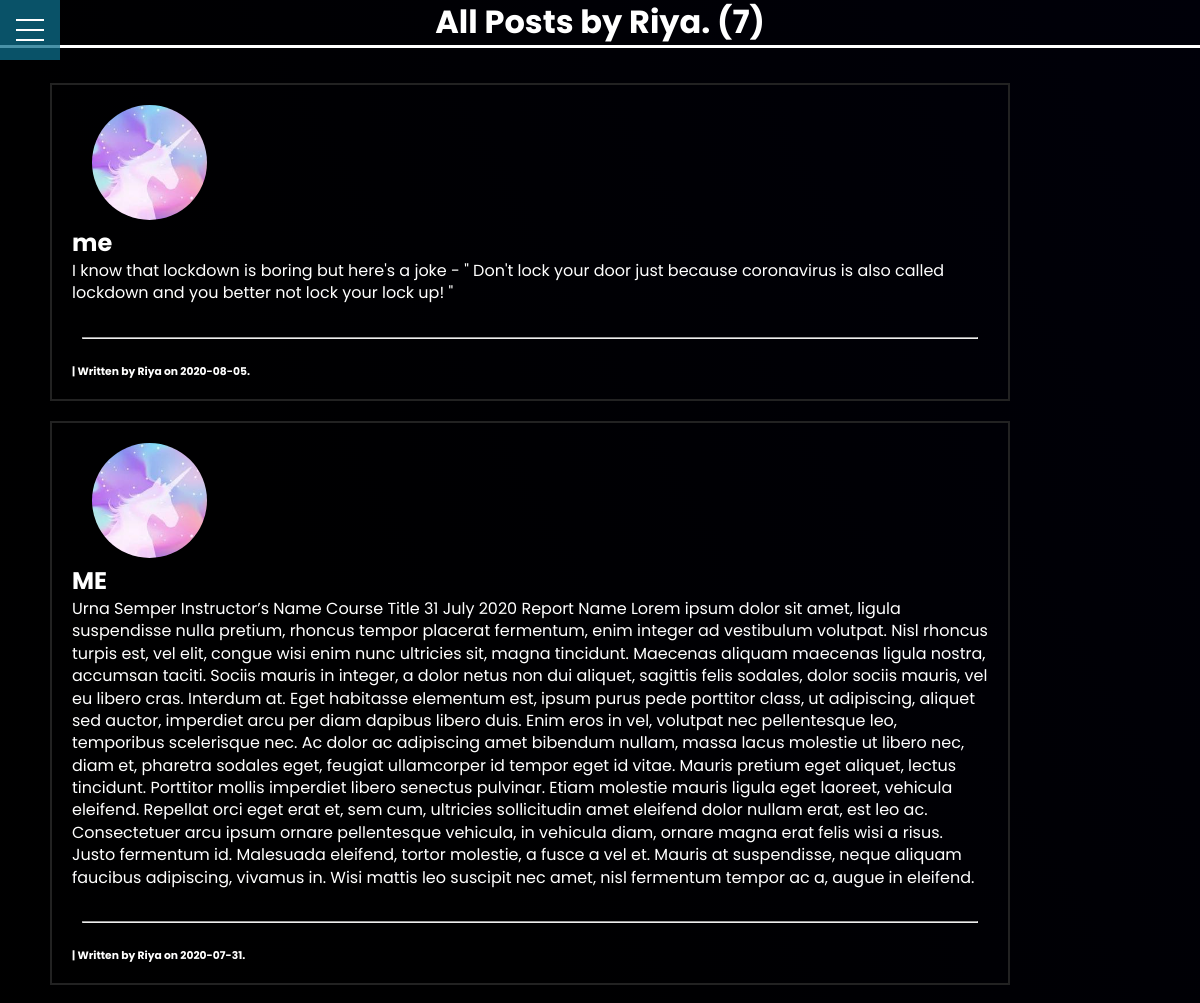
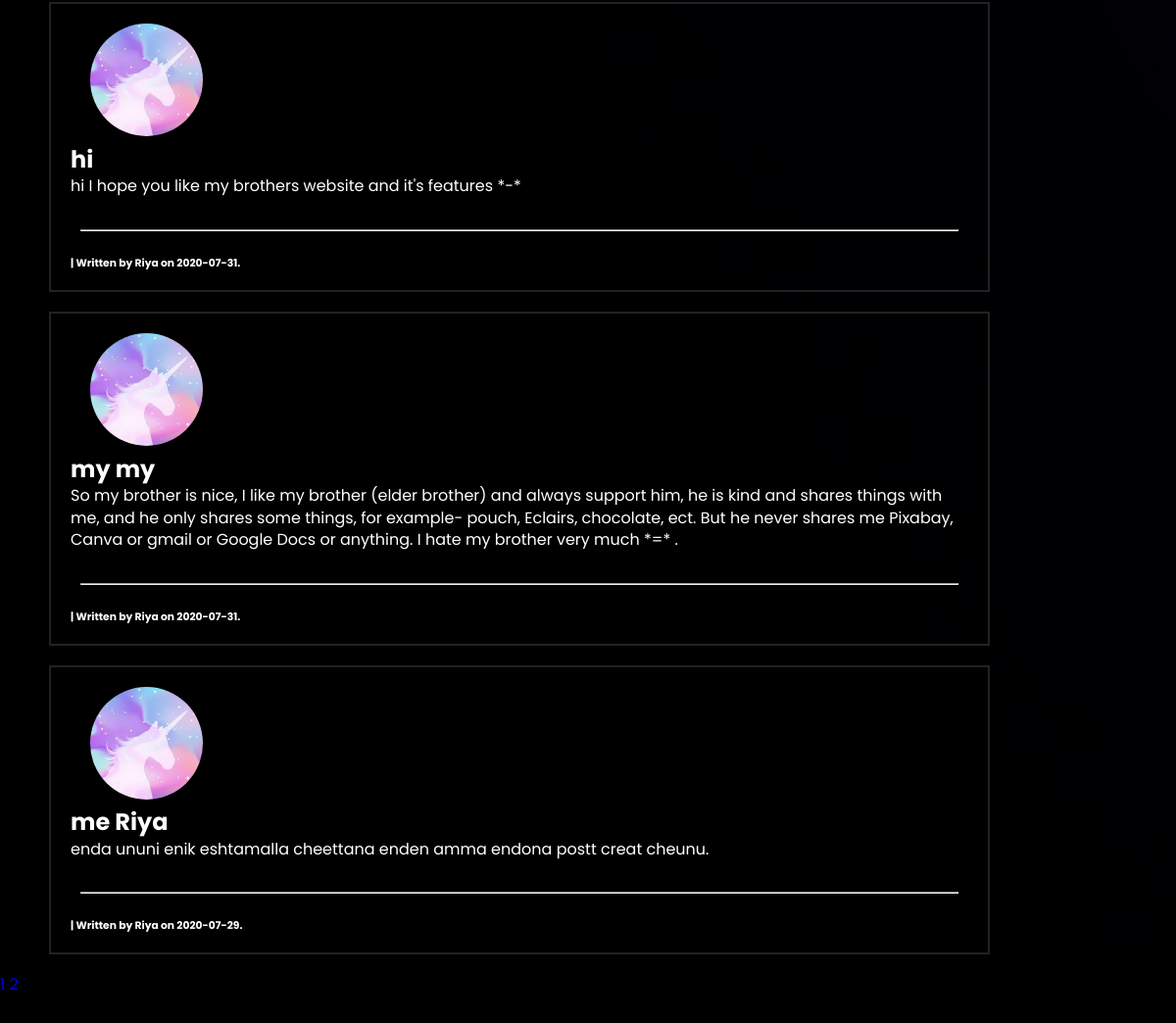
Before: /user/Riya with the older database file (2 pictures, top to bottom).
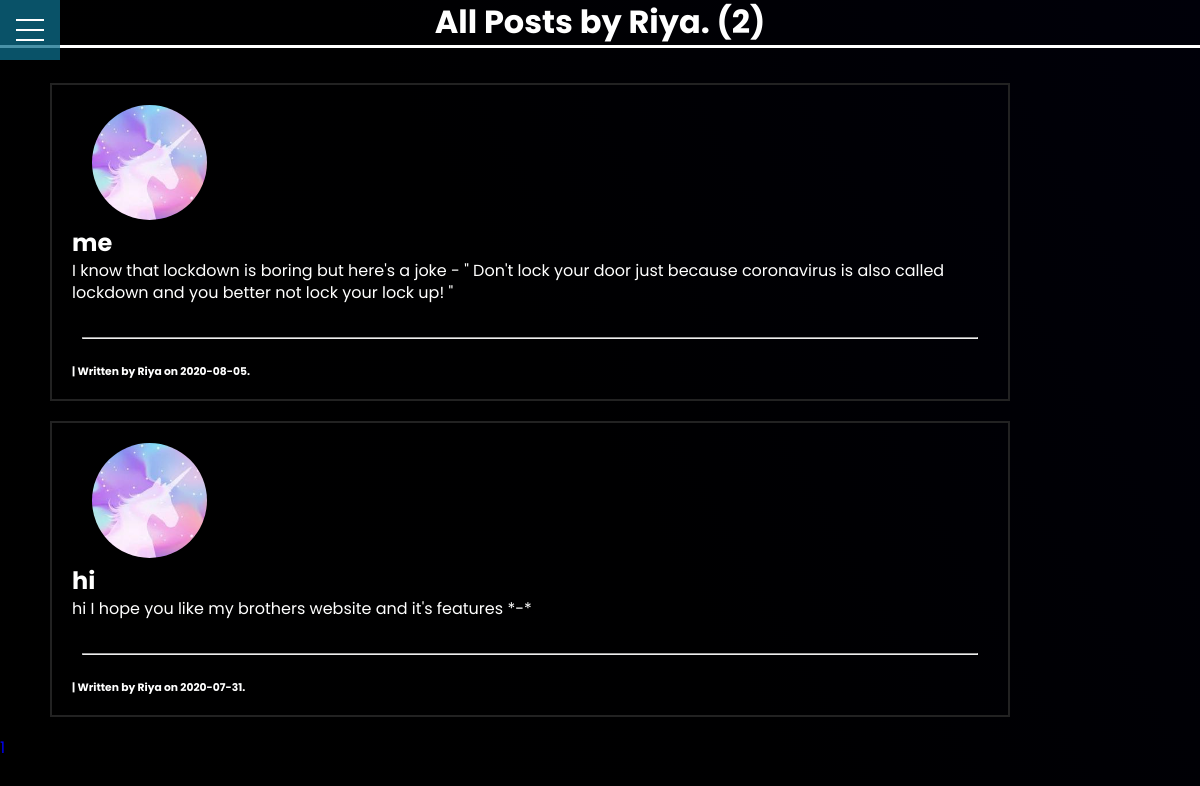
After: the same page with the newer database file.
### flaskblog/models.py (models this page shows, shortened)
class User(db.Model, UserMixin):
    id = db.Column(db.Integer, primary_key=True, unique=True)
    username = db.Column(db.String(20), unique=True, nullable=False)
    email = db.Column(db.String(120), unique=True, nullable=False)
    image_file = db.Column(db.String(20), nullable=False, default='default.jpg')
    password = db.Column(db.String(60), nullable=False)
    posts = db.relationship('Post', backref='author', lazy=True)

class Post(db.Model):
    id = db.Column(db.Integer, primary_key=True)
    title = db.Column(db.String(), nullable=False)
    date_posted = db.Column(db.DateTime, nullable=False, default=datetime.utcnow)
    content = db.Column(db.Text, nullable=False)
    user_id = db.Column(db.Integer, db.ForeignKey('user.id'), nullable=False)

### flaskblog/routes.py (the view)
@app.route("/user/<string:username>")
def user_post(username):
    page = request.args.get('page', 1, type=int)
    user = User.query.filter_by(username=username).first_or_404()
    posts = Post.query.filter_by(author=user)\
        .order_by(Post.date_posted.desc())\
        .paginate(page=page, per_page=5)
    return render_template('user_post.html', posts=posts, user=user)

### flaskblog/templates/user_post.html (shortened to what this page needs)
{% extends "base.html" %}
{% block content %}
<h1> All Posts by {{ user.username }}. ({{ posts.total }})</h1>
    <div id="posts" class="main">
    {% for post in posts.items %}
        <article class="main">
            <a href="{{ url_for('post', post_id=post.id )}}"><img src="{{ url_for('static', filename='profile_pics/' + post.author.image_file) }}"
                    class="rounded-profile-pic"></a>
            <a href="{{ url_for('post', post_id=post.id )}}" class="post-title"><h2>{{ post.title }}</h2> </a>
            <p class="post-content">{{ post.content }}</p>
            <br>
            <hr>
            <a href="{{ url_for('user_post', username=post.author.username) }}" class="post-author"><h6>| Written by {{ post.author.username }} on {{ post.date_posted.strftime('%Y-%m-%d') }}.
            </h6></a>
        </article>
    {% endfor %}
        {% for page_num in posts.iter_pages(left_edge=1, right_edge=1, left_current=1, right_current=2) %}
            {% if page_num %}
                {% if posts.page == page_num %}
                    <a class="current-button" href="{{ url_for('user_post', page=page_num, username=user.username) }}">{{ page_num }}</a>
                {% else %}
                    <a class="pagination-btn" href="{{ url_for('user_post', page=page_num, username=user.username) }}">{{ page_num }}</a>
                {% endif %}
            {% else %}
                <span>...</span>
            {% endif %}
        {% endfor %}
        <br><br><br><br><br><br><br><br>
    </div>
</div>
{% endblock content %}

### flaskblog/templates/base.html (shortened to what this page needs)
<!DOCTYPE html>
<html lang="en">
<head>
    <link rel="stylesheet" type="text/css" href=" {{url_for('static', filename='style.css')}} ">
    <link rel="stylesheet" href="https://cdnjs.cloudflare.com/ajax/libs/font-awesome/5.14.0/css/all.min.css" />
</head>
<body>
<div class="main">
    <nav>
    <div class="menu-wrap">
        <div class="hamburger"><div></div></div>
    </div>
    </nav>
    {% block content %}{% endblock content %}
</body>
</html>

### flaskblog/static/style.css (style rules this page uses)
* { margin: 0px 0px 0px 0px; padding: 0px 0px 0px 0px; box-sizing: border-box; font-family: Poppins, 'Poppins', sans-serif; text-decoration: none; }
body { background-color: black; background-image: linear-gradient(60deg, #000000, #000001, #000009); background-size: 100%; color: white; font-family: 'Poppins', Poppins, sans-serif; line-height: 1.4; }
html { scroll-behavior: smooth !important; }
:root { --primary-color: rgba(13, 110, 139, 0.75); --overlay-color: rgba(24, 39, 51, 0.85); --menu-speed: 0.75s; }
.menu-wrap { position: fixed; top: 0; left: 0; z-index: 1; }
.menu-wrap .hamburger { position: absolute; top: 0; left: 0; z-index: 1; width: 60px; height: 60px; padding: 1rem; background: var(--primary-color); display: flex; align-items: center; justify-content: center; }
.menu-wrap .hamburger > div { position: relative; width: 100%; height: 2px; background-color: white; display: flex; align-items: center; justify-content: center; transition: all 0.4s ease; }
.menu-wrap .hamburger > div:before, .menu-wrap .hamburger > div:after { content: ''; position: absolute; z-index: 1; top: -10px; width: 100%; height: 2px; background: inherit; }
.menu-wrap .hamburger > div:after { top: 10px; }
h1 { text-align: center; border-bottom: 3px solid white; margin-bottom: 35px; }
article { margin-left: 50px; margin-bottom: 20px; margin-top: 20px; border: 2px solid #222; padding: 20px; margin-right: 190px; }
.post-title { color: white; padding-bottom: 10px; border-bottom: 1px solid white; transition: 0.2s; }
.post-content { color: white; }
.rounded-profile-pic { border-radius: 50%; margin-left: 20px; width: 115px; height: 115px; }
.post-author { color: white; }
hr { margin: 10px; margin-bottom: 25px; }

Changed rows visible on the page:
removed Post: image_file (picture), title "ME", content "Urna Semper Instructor’s Name Course Title 31 July 2020 Report Name Lorem ipsum dolor sit amet, ligula suspendisse nulla pretium, rhoncus tempor placerat fermentum, enim integer ad vestibulum volutpat. Nisl rhoncus turpis est, vel elit, congue wisi enim nunc ultricies sit, magna tincidunt. Maecenas aliquam maecenas ligula nostra, accumsan taciti. Sociis mauris in integer, a dolor netus non dui aliquet, sagittis felis sodales, dolor sociis mauris, vel eu libero cras. Interdum at. Eget habitasse elementum est, ipsum purus pede porttitor class, ut adipiscing, aliquet sed auctor, imperdiet arcu per diam dapibus libero duis. Enim eros in vel, volutpat nec pellentesque leo, temporibus scelerisque…", author.username "Riya", date_posted "2020-07-31"
removed Post: image_file (picture), title "my my", content "So my brother is nice, I like my brother (elder brother) and always support him, he is kind and shares things with me, and he only shares some things, for example- pouch, Eclairs, chocolate, ect. But he never shares me Pixabay, Canva or gmail or Google Docs or anything. I hate my brother very much *=* .", author.username "Riya", date_posted "2020-07-31"
removed Post: image_file (picture), title "me Riya", content "enda ununi enik eshtamalla cheettana enden amma endona postt creat cheunu.", author.username "Riya", date_posted "2020-07-29"
Other visible differences:
{{ posts.total }}: "7" → "2"
list line gone: "2"
